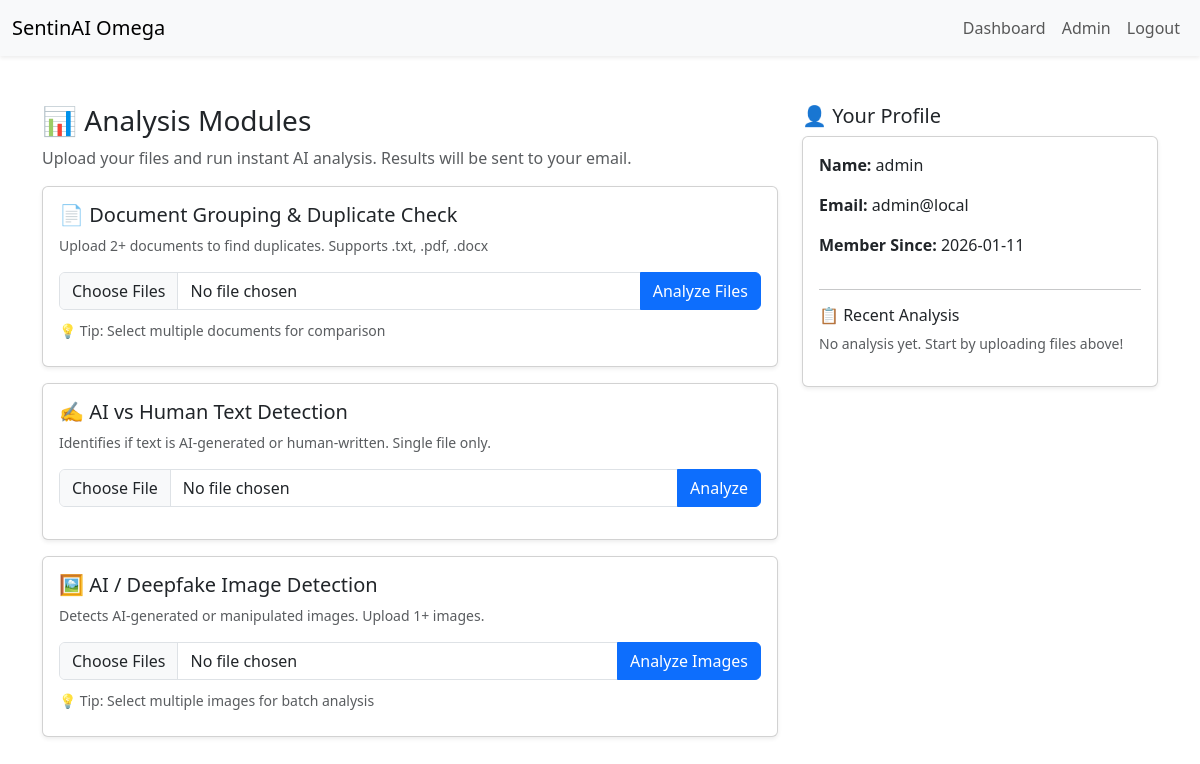
The app's page /dashboard (signed in) with its own data.
### tables this page shows
CREATE TABLE users (
        id INTEGER PRIMARY KEY AUTOINCREMENT,
        name TEXT,
        email TEXT UNIQUE,
        password TEXT,
        role TEXT DEFAULT 'user',
        blocked INTEGER DEFAULT 0,
        last_active TEXT
    );

### app.py (the view)
@app.route('/dashboard')
@login_required
def dashboard():
    user = current_user()
    conn = get_db()
    logs = conn.execute('SELECT * FROM logs WHERE user_id = ? ORDER BY timestamp DESC LIMIT 10', (user['id'],)).fetchall()
    conn.close()
    return render_template('dashboard.html', user=user, logs=logs)

### app.py (called while the page is built)
def get_db():
    conn = sqlite3.connect(DB_PATH)
    conn.row_factory = sqlite3.Row
    return conn

def current_user():
    uid = session.get('user_id')
    if not uid:
        return None
    conn = get_db()
    user = conn.execute('SELECT * FROM users WHERE id = ?', (uid,)).fetchone()
    conn.close()
    return user

def login_required(fn):
    from functools import wraps
    @wraps(fn)
    def wrapper(*args, **kwargs):
        user = current_user()
        if not user:
            return redirect(url_for('login'))
        if user['blocked']:
            return render_template('blocked.html')
        return fn(*args, **kwargs)
    return wrapper

### templates/dashboard.html (shortened to what this page needs)
{% extends 'layout.html' %}
{% block content %}
<div class="row">
  <div class="col-md-8">
    <h3>📊 Analysis Modules</h3>
    <p class="text-muted">Upload your files and run instant AI analysis. Results will be sent to your email.</p>
    <div class="card p-3 mb-3 shadow-sm module">
      <h5>📄 Document Grouping & Duplicate Check</h5>
      <p class="text-muted small">Upload 2+ documents to find duplicates. Supports .txt, .pdf, .docx</p>
      <form class="upload-form" data-module="duplicate">
        <div class="input-group mb-2">
          <input type="file" class="form-control" name="files" accept=".txt,.pdf,.docx" multiple required>
          <button class="btn btn-primary" type="submit">Analyze Files</button>
        </div>
        <small class="text-muted">💡 Tip: Select multiple documents for comparison</small>
      </form>
    </div>
    <div class="card p-3 mb-3 shadow-sm module">
      <h5>✍️ AI vs Human Text Detection</h5>
      <p class="text-muted small">Identifies if text is AI-generated or human-written. Single file only.</p>
      <form class="upload-form" data-module="text">
        <div class="input-group mb-2">
          <input type="file" class="form-control" name="file" accept=".txt,.pdf,.docx" required>
          <button class="btn btn-primary" type="submit">Analyze</button>
        </div>
      </form>
    </div>
    <div class="card p-3 mb-3 shadow-sm module">
      <h5>🖼️ AI / Deepfake Image Detection</h5>
      <p class="text-muted small">Detects AI-generated or manipulated images. Upload 1+ images.</p>
      <form class="upload-form" data-module="image">
        <div class="input-group mb-2">
          <input type="file" class="form-control" name="files" accept="image/jpeg,image/png,image/jpg" multiple required>
          <button class="btn btn-primary" type="submit">Analyze Images</button>
        </div>
        <small class="text-muted">💡 Tip: Select multiple images for batch analysis</small>
      </form>
    </div>
  </div>
  <div class="col-md-4">
    <h5>👤 Your Profile</h5>
    <div class="card p-3 shadow-sm">
      <p><strong>Name:</strong> {{ user['name'] }}</p>
      <p><strong>Email:</strong> {{ user['email'] }}</p>
      <p><strong>Member Since:</strong> {{ user['last_active'][:10] if user['last_active'] else 'Today' }}</p>
      <hr>
      <h6>📋 Recent Analysis</h6>
      {% if logs %}
      <ul class="list-group list-group-sm">
        {% for l in logs[-5:]|reverse %}
        <li class="list-group-item d-flex justify-content-between align-items-center">
          <div>
            <strong>{{ l['module']|upper }}</strong>
            <br><small>{{ l['result'] }}</small>
          </div>
          <span class="badge bg-secondary">{{ l['score'] }}%</span>
        </li>
        {% endfor %}
      </ul>
      {% else %}
      <p class="text-muted small">No analysis yet. Start by uploading files above!</p>
      {% endif %}
    </div>
  </div>
</div>
{% endblock %}

### records on screen
users: name "admin", email "admin@local", last_active "2026-01-11"
